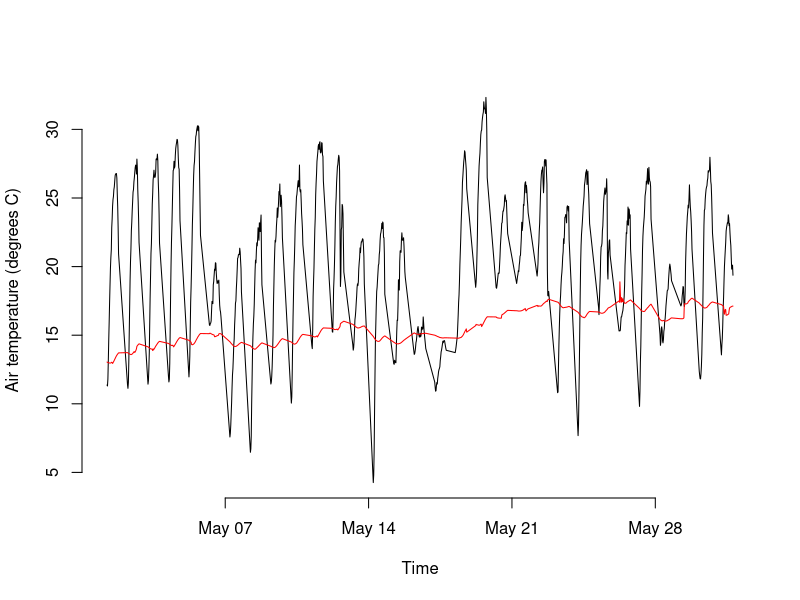

Recreate this plot in R.
# Lab 1 practice session

# 1) Defining variables
lat <- 35.9736
-79.1004 -> lon

vars <- c('Month','Day','Hour','Minute','Tdr','Tsoil','Wind','Lai','Prec','Par','Ta','Vpd')
vars[1]

# 2) Load some data
dat <- read.table('./data/TdrTsoilWindLaiPrecParTaVpdMay2001-Daytime.txt', sep=' ', header=FALSE)
names(dat) <- vars

# 3) Working with data frames
dat$Year <- 2001
Ta <- dat$Ta
dat$Vpd <- dat$Vpd * 1000 # kPa -> Pa

# 4) Calculate
mean(dat$Tdr)
min(dat$Tsoil)
max(dat$Ta)
sum(dat$Prec)

# 5) Calculate dates
dat$Date <- ISOdate(dat$Year, dat$Month, dat$Day, dat$Hour, dat$Minute, tz='EST')

# 6) Plot a time series
plot(dat$Date, dat$Ta,
     type='l',
     xlab='Time',
     ylab='Air temperature (degrees C)',
     frame=FALSE)
lines(dat$Date, dat$Tsoil, col='red')







